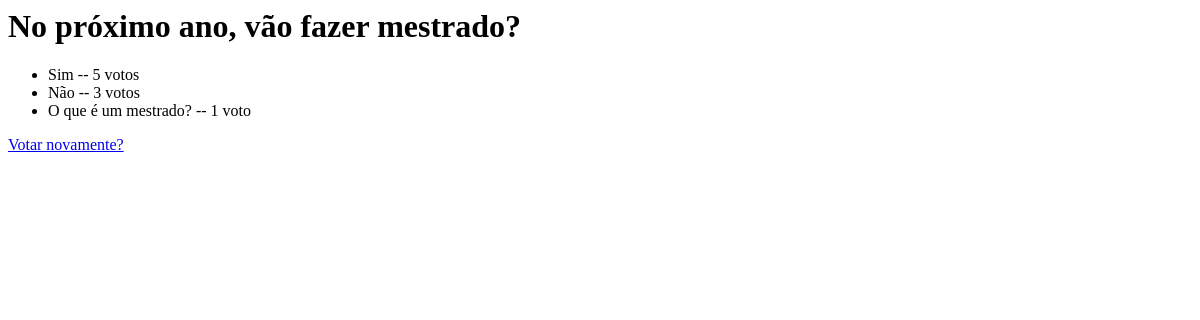
Page /votacao/3/resultados on the earlier database version.
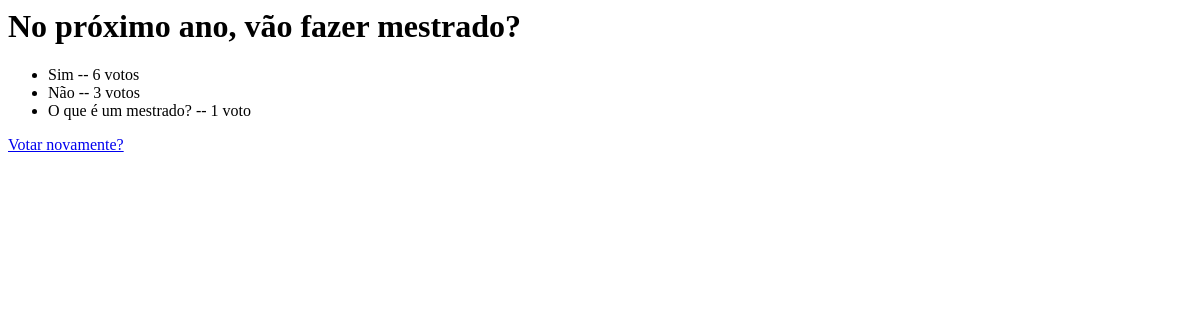
Same page on the later database version.
### votacao/models.py (models this page shows, shortened)
class Opcao(models.Model):
    questao = models.ForeignKey(Questao, on_delete=models.CASCADE)
    opcao_texto = models.CharField(max_length=200)
    votos = models.IntegerField(default=0)

### votacao/views.py (the view)
# urls.py: path('<int:questao_id>/resultados', views.resultados, name='resultados'),
def resultados(request, questao_id):
    questao = get_object_or_404(Questao, pk=questao_id)
    return render(request, 'votacao/resultados.html', {'questao': questao})

### votacao/templates/votacao/resultados.html
<h1>{{ questao.questao_texto }}</h1>
<ul>
{% for opcao in questao.opcao_set.all %}
    <li>{{ opcao.opcao_texto }} -- {{ opcao.votos }} voto{{ opcao.votos|pluralize }}</li>
{% endfor %}
</ul>
<a href="{% url 'votacao:detalhe' questao.id %}">Votar novamente?</a>

Differences in the rows shown:
changed Opcao "Sim": votos "5" → "6"
